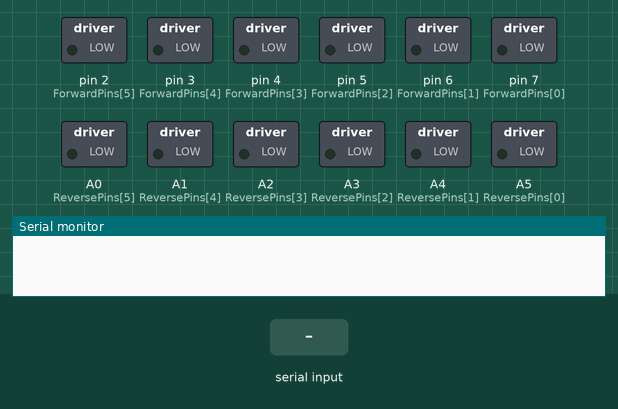
The sketch below on a simulated Arduino Nano, built with avr-gcc and run on an emulated ATmega328P. Parts: switched loads named in the sketch (green lamp = pin HIGH), the last lines printed to the serial monitor. The inputs (shaded band) are chosen by the test bench.

Above: at 1.3 s.
1.4 s: "1" received over the second serial link
At 2.6 s:
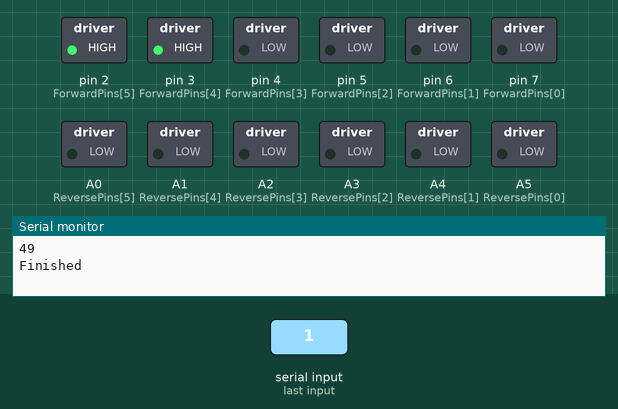
2.9 s: "2" received over the second serial link
At 3.7 s:
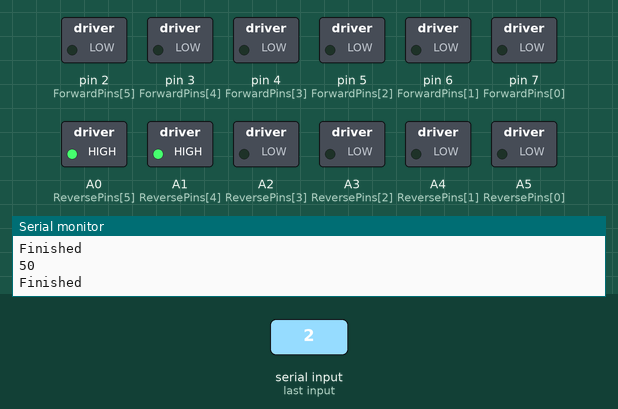
4.4 s: "3" received over the second serial link
At 4.9 s:
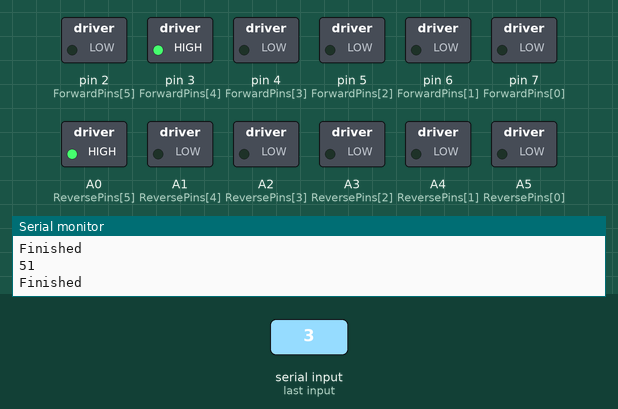
5.9 s: "4" received over the second serial link
At 7.1 s:
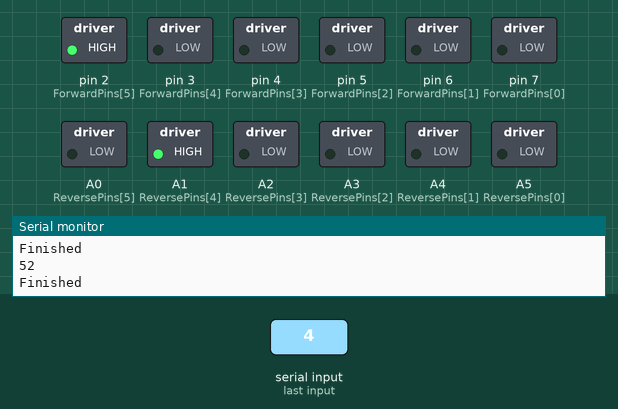
7.4 s: "5" received over the second serial link
At 8.3 s:
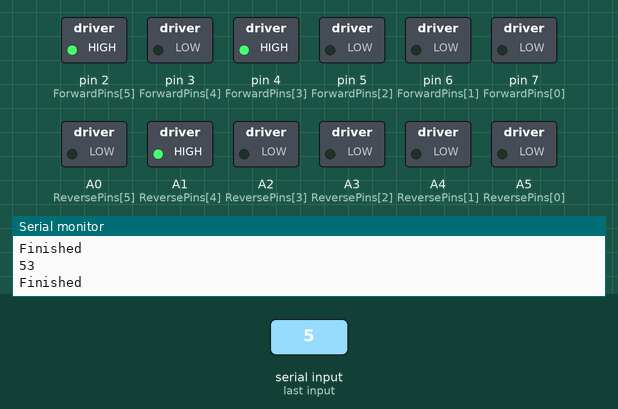
8.9 s: "0" received over the second serial link
At 9.5 s:
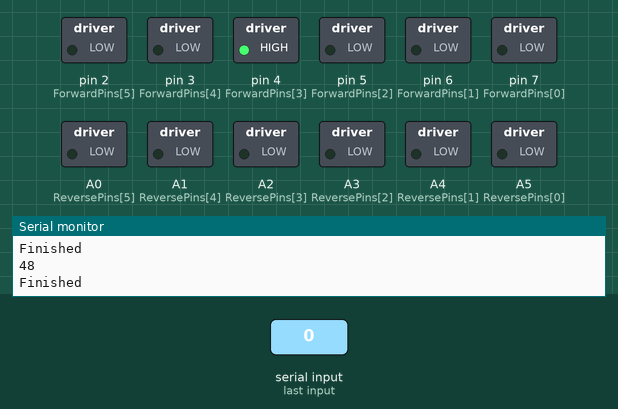
Timing chart, 0 to 11.4 s (numbered marks = the images above; inputs shaded):
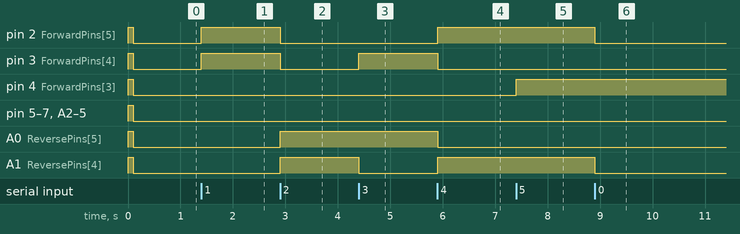

The sketch:

RoboticArmController.ino
```cpp
/*
    Name:       RoboticArmController.ino
    Created:	1/11/2019 10:00:43 AM
    Author:     Tim-PC\Tim
	==> Designed for use with Arduino Bluetooth Controller App <==
	Commands:
		1: forward
		2: reverse
		3: left
		4: right
		0: stop motion
		5: base down
		6: base up
		b: stop base
		7: mid up
		N: stop mid up
		8: mid down
		M: stop mid down
		9: rot left
		:: rot right
		;: claw open
		<: claw close
		o: stop claw and rot
		x: stop all

		note: need to get batteries with much higher current capability and low vdroop(in other words, low internal resistance). Also,
			  the left rotation isn't working properly, most likely a problem with the signal wire to the h-bridge from either D6 or A4.
			    **01/13/19**
*/
#include <SoftwareSerial.h>
SoftwareSerial BTSerial(11, 10); //RX, TX

int ForwardPins[] = { 7, 6, 5, 4, 3, 2 }; //for both of these, one pin to each respective halfbridge enable pin
int ReversePins[] = { A5, A4, A3, A2, A1, A0 };
int LedPin = 13;
byte forwardcommands = 0b00000000;
byte reversecommands = 0b00000000;

void setup()
{
	for (int i = 5; i >= 0; i--)
	{
		pinMode(ForwardPins[i], OUTPUT);
		pinMode(ReversePins[i], OUTPUT);
		digitalWrite(ForwardPins[i], HIGH);
		digitalWrite(ReversePins[i], HIGH);
	}
	delay(100);
	for (int i = 5; i >= 0; i--)
	{
		digitalWrite(ForwardPins[i], LOW);
		digitalWrite(ReversePins[i], LOW);
	}
	digitalWrite(LedPin, HIGH);
	Serial.begin(115200);
	BTSerial.begin(115200);
	while(!BTSerial) { ; }
	BTSerial.println("Ready");
}

void loop()
{
	digitalWrite(LedPin, HIGH);
	if (BTSerial.available())
	{
		digitalWrite(LedPin, LOW);
		int comnd = BTSerial.read();
		Serial.println(comnd);
		if (comnd == 49) //forward, ascii '1'
		{
			forwardcommands |= (1 << 4);
			forwardcommands |= (1 << 5);
			reversecommands &= ~(1 << 4);
			reversecommands &= ~(1 << 5);
			Execute(forwardcommands, reversecommands, ForwardPins, ReversePins);
		}
		else if (comnd == 50) //reverse, ascii '2'
		{
			forwardcommands &= ~(1 << 4);
			forwardcommands &= ~(1 << 5);
			reversecommands |= (1 << 4);
			reversecommands |= (1 << 5);
			Execute(forwardcommands, reversecommands, ForwardPins, ReversePins);
		}
		else if (comnd == 51) //left, ascii '3'
		{
			forwardcommands |= (1 << 4);
			forwardcommands &= ~(1 << 5);
			reversecommands &= ~(1 << 4);
			reversecommands |= (1 << 5);
			Execute(forwardcommands, reversecommands, ForwardPins, ReversePins);
		}
		else if (comnd == 52) //right, ascii '4'
		{
			forwardcommands &= ~(1 << 4);
			forwardcommands |= (1 << 5);
			reversecommands |= (1 << 4);
			reversecommands &= ~(1 << 5);
			Execute(forwardcommands, reversecommands, ForwardPins, ReversePins);
		}
		else if (comnd == 48) //stop motion, ascii '0'
		{
			forwardcommands &= ~(1 << 4);
			forwardcommands &= ~(1 << 5);
			reversecommands &= ~(1 << 4);
			reversecommands &= ~(1 << 5);
			Execute(forwardcommands, reversecommands, ForwardPins, ReversePins);
		}
		else if (comnd == 53) //basedown, ascii 5
		{
			forwardcommands |= (1 << 3);
			reversecommands &= ~(1 << 3);
			Execute(forwardcommands, reversecommands, ForwardPins, ReversePins);
		}
		else if (comnd == 54) //baseup, ascii 6
		{
			forwardcommands &= ~(1 << 3);
			reversecommands |= (1 << 3);
			Execute(forwardcommands, reversecommands, ForwardPins, ReversePins);
		}
		else if (comnd == 98) //stop base, ascii b
		{
			forwardcommands &= ~(1 << 3);
			reversecommands &= ~(1 << 3);
		}
		else if (comnd == 55) //midup, ascii 7
		{
			forwardcommands |= (1 << 2);
			reversecommands &= ~(1 << 2);
			Execute(forwardcommands, reversecommands, ForwardPins, ReversePins);
		}
		else if (comnd == 78) //stop midup, ascii 'N'
		{
			forwardcommands &= ~(1 << 2);
			Execute(forwardcommands, reversecommands, ForwardPins, ReversePins);
		}
		else if (comnd == 56) //middown, ascii 8
		{
			forwardcommands &= ~(1 << 2);
			reversecommands |= (1 << 2);
			Execute(forwardcommands, reversecommands, ForwardPins, ReversePins);
		}
		else if (comnd == 77) //stop middown, ascii 'M'
		{
			reversecommands &= ~(1 << 2);
			Execute(forwardcommands, reversecommands, ForwardPins, ReversePins);
		}
		else if (comnd == 57) //rotleft, ascii 9
		{
			forwardcommands |= (1 << 1);
			reversecommands &= ~(1 << 1);
			Execute(forwardcommands, reversecommands, ForwardPins, ReversePins);
		}
		else if (comnd == 58) //rotright, ascii :
		{
			forwardcommands &= ~(1 << 1);
			reversecommands |= (1 << 1);
			Execute(forwardcommands, reversecommands, ForwardPins, ReversePins);
		}
		else if (comnd == 59) //clawopen, ascii ;
		{
			forwardcommands |= (1 << 0);
			reversecommands &= ~(1 << 0);
			Execute(forwardcommands, reversecommands, ForwardPins, ReversePins);
		}
		else if (comnd == 60) //clawclose, ascii <
		{
			forwardcommands &= ~(1 << 0);
			reversecommands |= (1 << 0);
			Execute(forwardcommands, reversecommands, ForwardPins, ReversePins);
		}
		else if (comnd == 111) //stop claw + rot, ascii 'o'
		{
			forwardcommands &= ~(1 << 0);
			reversecommands &= ~(1 << 0);
			forwardcommands &= ~(1 << 1);
			reversecommands &= ~(1 << 1);
			Execute(forwardcommands, reversecommands, ForwardPins, ReversePins);
		}
		else if (comnd == 120) //stop everything, ascii 'x'
		{
			forwardcommands = 0b00000000;
			reversecommands = 0b00000000;
			Execute(forwardcommands, reversecommands, ForwardPins, ReversePins);
		}
		/*else if (comnd == 33) //ONLY FOR TESTING - NOT WITH MOTORS - all on, ascii '!'
		{
			forwardcommands = 0b00111111;
			reversecommands = 0b00111111;
			Execute(forwardcommands, reversecommands, ForwardPins, ReversePins);
		}*/
		else
		{
			BTSerial.print("Invalid Command: '");
			BTSerial.print(comnd);
			BTSerial.println("'");
			forwardcommands = 0b00000000;
			reversecommands = 0b00000000;
			Execute(forwardcommands, reversecommands, ForwardPins, ReversePins);
		}
		digitalWrite(LedPin, HIGH);
		BTSerial.println("Finished");
		Serial.println("Finished");
	}

}
void Execute(byte forwardcmd, byte reversecmd, int forwardpin[], int reversepin[])
{
	byte forwards = forwardcmd;
	byte reverses = reversecmd;
	for (int i = 5; i >= 0; i--)
	{
		digitalWrite(forwardpin[i], (forwards & (1 << i)));
	}
	for (int i = 5; i >= 0; i--)
	{
		digitalWrite(reversepin[i], (reverses & (1 << i)));
	}
}
```

Measured:
- after the input at 1.4 s, pin 2 (ForwardPins[5]), pin 3 (ForwardPins[4]): LOW → HIGH at once
- after the input at 2.9 s, pin 2 (ForwardPins[5]), pin 3 (ForwardPins[4]): HIGH → LOW at once; A0 (ReversePins[5]), A1 (ReversePins[4]): LOW → HIGH at once
- after the input at 4.4 s, pin 3 (ForwardPins[4]): LOW → HIGH at once; A1 (ReversePins[4]): HIGH → LOW at once
- after the input at 5.9 s, pin 2 (ForwardPins[5]), A1 (ReversePins[4]): LOW → HIGH at once; pin 3 (ForwardPins[4]), A0 (ReversePins[5]): HIGH → LOW at once
- after the input at 7.4 s, pin 4 (ForwardPins[3]): LOW → HIGH at once
- after the input at 8.9 s, pin 2 (ForwardPins[5]), A1 (ReversePins[4]): HIGH → LOW at once
